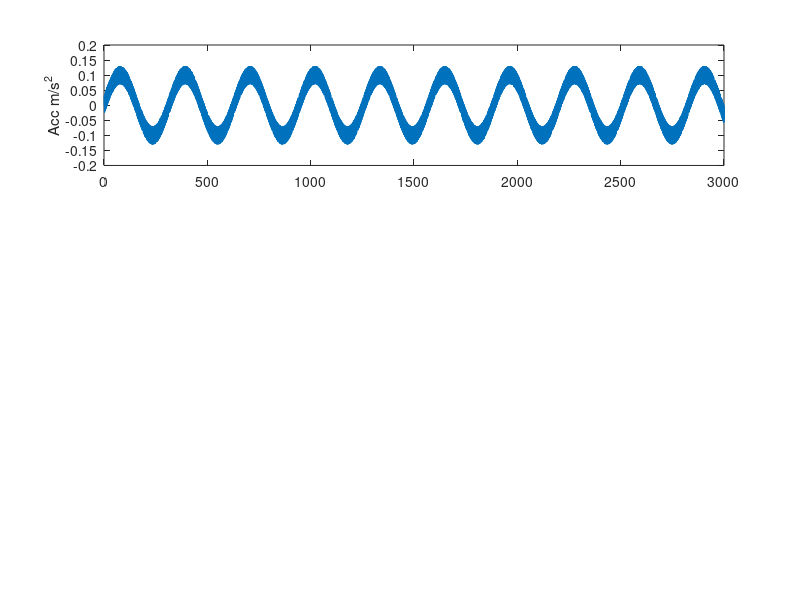

Here is the MATLAB script that generated this plot: (Note: this script raises an error after producing the figure.)
clear; clf; clc;

% define time
dt = 0.1;
t = [0:dt:3000];

% acceleration
acc = 0.1*sin(t/50) + 0.03*sin(t.^2);

subplot(3,1,1);
plot(t,acc);
ylabel('Acc m/s^2');

% calulate velocity
vel = cumtrapz(t,acc);
%[~,id] = find( vel < 0.01);
[~,id] = findpeaks(-vel);

subplot(3,1,2); hold on;
plot(t,vel);
plot(t(id),vel(id), 'or');
ylabel('vel m/s');

% calculate distance
pos = cumtrapz(t,vel);
subplot(3,1,3);
plot(t,pos);
ylabel('m/s');
